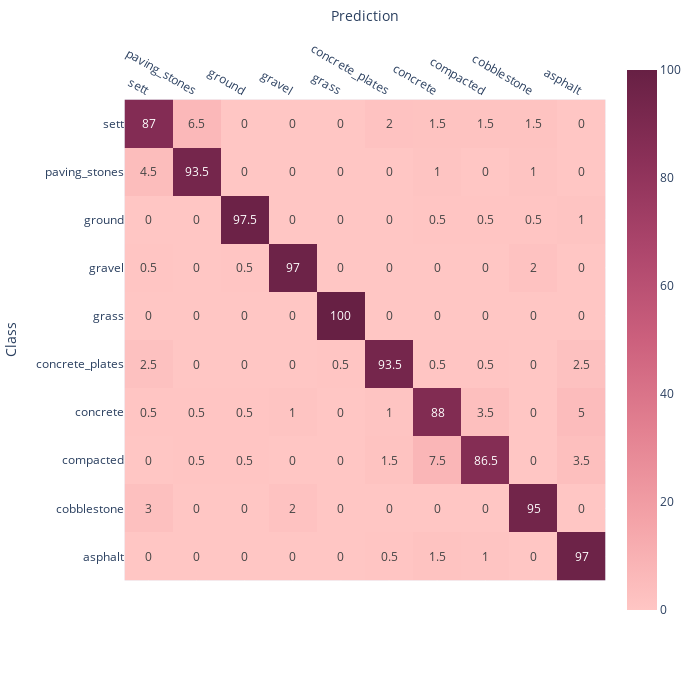

The notebook cell saved with this chart:
### Code cell
fig = px.imshow(c_mat,
                labels=dict(x="Prediction", y="Class"),
                x=available_classes,
                y=available_classes,
                text_auto=True, 
            #    aspect="auto",
                color_continuous_scale=px.colors.sequential.Burg,
                width=700,
                height=700,
               )
fig.update_xaxes(side="top")

# fig['layout']['xaxis']['autorange'] = "reversed"

fig.show()

### Figure 1 — Plotly figure (JSON) as saved in the notebook; plotly's stock layout.template omitted (floating-point values rounded to 4 significant figures)
{"data": [{"coloraxis": "coloraxis", "hovertemplate": "Prediction: %{x}<br>Class: %{y}<br>color: %{z}<extra></extra>", "name": "0", "texttemplate": "%{z}", "type": "heatmap", "x": ["sett", "paving_stones", "ground", "gravel", "grass", "concrete_plates", "concrete", "compacted", "cobblestone", "asphalt"], "xaxis": "x", "y": ["sett", "paving_stones", "ground", "gravel", "grass", "concrete_plates", "concrete", "compacted", "cobblestone", "asphalt"], "yaxis": "y", "z": [[87, 6.5, 0, 0, 0, 2, 1.5, 1.5, 1.5, 0], [4.5, 93.5, 0, 0, 0, 0, 1, 0, 1, 0], [0, 0, 97.5, 0, 0, 0, 0.5, 0.5, 0.5, 1], [0.5, 0, 0.5, 97, 0, 0, 0, 0, 2, 0], [0, 0, 0, 0, 100, 0, 0, 0, 0, 0], [2.5, 0, 0, 0, 0.5, 93.5, 0.5, 0.5, 0, 2.5], [0.5, 0.5, 0.5, 1, 0, 1, 88, 3.5, 0, 5], [0, 0.5, 0.5, 0, 0, 1.5, 7.5, 86.5, 0, 3.5], [3, 0, 0, 2, 0, 0, 0, 0, 95, 0], [0, 0, 0, 0, 0, 0.5, 1.5, 1, 0, 97]]}], "layout": {"coloraxis": {"colorscale": [[0, "rgb(255, 198, 196)"], [0.1667, "rgb(244, 163, 168)"], [0.3333, "rgb(227, 129, 145)"], [0.5, "rgb(204, 96, 125)"], [0.6667, "rgb(173, 70, 108)"], [0.8333, "rgb(139, 48, 88)"], [1, "rgb(103, 32, 68)"]]}, "height": 700, "margin": {"t": 60}, "width": 700, "xaxis": {"anchor": "y", "constrain": "domain", "domain": [0, 1], "scaleanchor": "y", "side": "top", "title": {"text": "Prediction"}}, "yaxis": {"anchor": "x", "autorange": "reversed", "constrain": "domain", "domain": [0, 1], "title": {"text": "Class"}}}}
